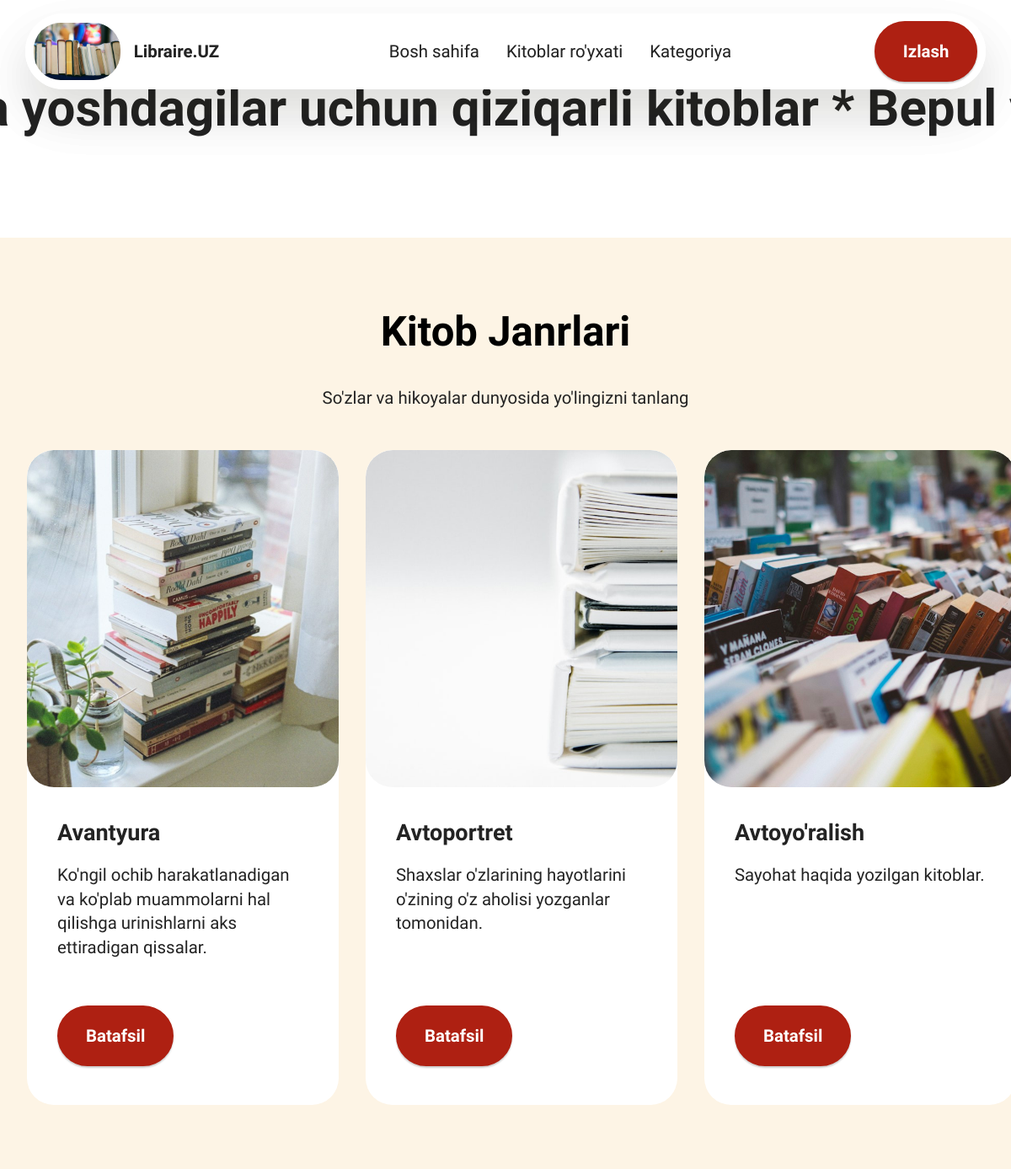
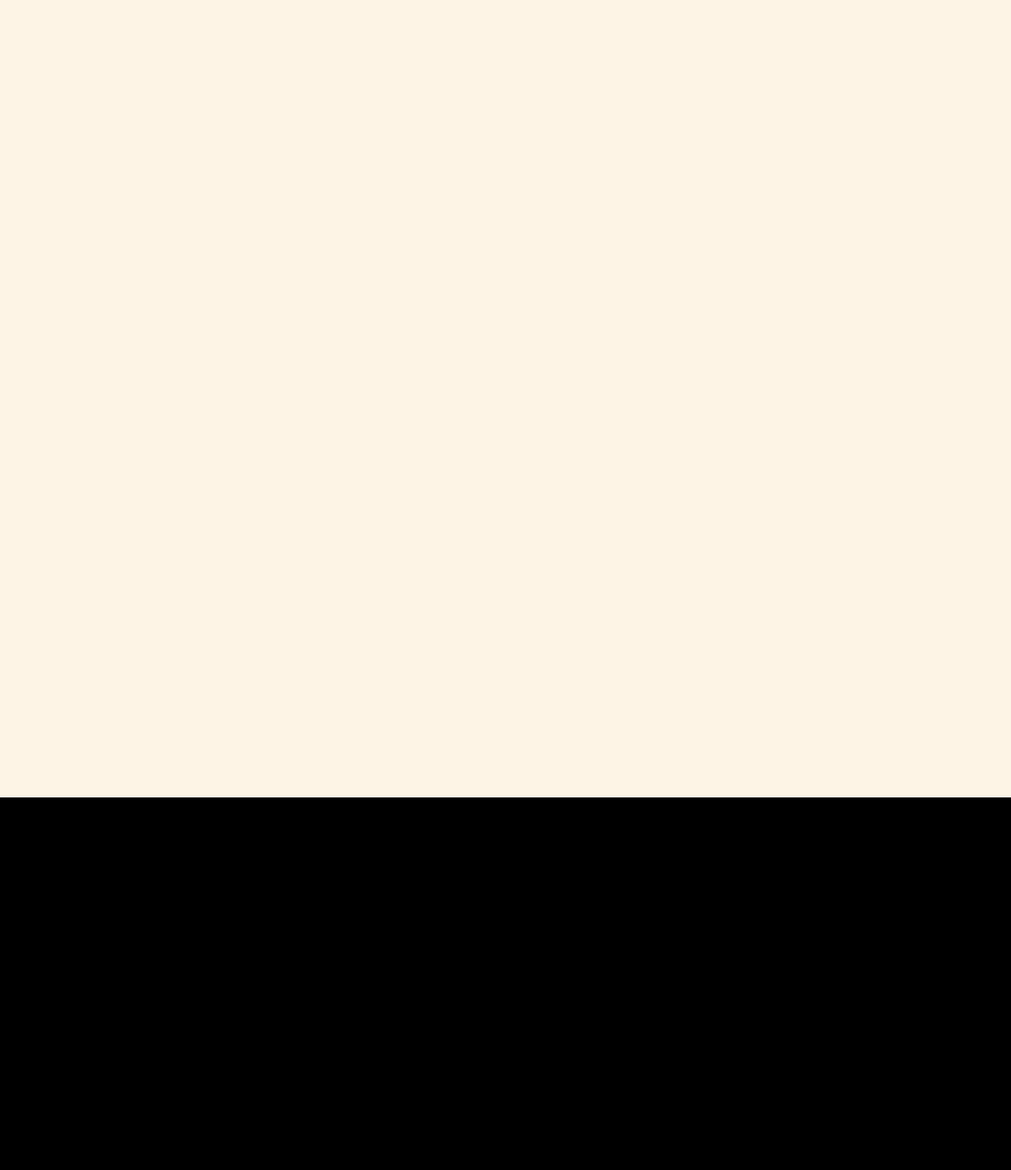
The page /category/ on the database its author committed (2 pictures, top to bottom).
### my_book/models.py (models this page shows, shortened)
class Category(models.Model):
    name = models.CharField(max_length=255)
    content = models.TextField(max_length=500)
    slug = models.SlugField(max_length=20, unique=True, db_index=True)
    photo=models.ImageField(upload_to='cat_photos/%Y/%m/%d', blank=True, default=None,null=True, verbose_name='Category_photo')
    class Meta:
        verbose_name = ("Kategoriya")
        verbose_name_plural = ("kategoriyalar")

### my_book/views.py (the view)
# urls.py: path('category/', views.category, name='category'),
def category(request):
    category=Category.objects.order_by('name')              #Category page kategoriyalar chop eshit uchun
    davlat=Country.objects.order_by('name')                 #Catergoriya page da  adabiyot turlari
    data = {
        'category':category,
        'davlat':davlat
    }
    return render(request, 'my_book/category_page.html', context=data)

### my_book/templates/my_book/category_page.html (shortened to what this page needs)
{% extends "base.html" %}
{% block content %}
{% include "includes/navbar.html" %}
{% include "includes/reklama.html" %}
{% load static %}
<section class="features_17 mbr-embla cid-u3wTNHed7H" id="features-17-u3wTNHed7H">
    <div class="position-relative">
        <div class="container-fluid">
            <div class="row justify-content-center">
                <div class="col-12 content-head">
                    <div class="mbr-section-head mb-5">
                        <h4 class="mbr-section-title mbr-fonts-style align-center mb-0 display-2">
                            <strong>Kitob Janrlari</strong>
                        </h4>
                        <h5 class="mbr-section-subtitle mbr-fonts-style align-center mb-0 mt-4 display-7">So'zlar va hikoyalar dunyosida yo'lingizni tanlang</h5>
                    </div>
                </div>
            </div>
        </div>
        <div class="embla" data-skip-snaps="true" data-align="center" data-contain-scroll="trimSnaps" data-auto-play-interval="5" data-draggable="true">
            <div class="embla__viewport container-fluid">
                <div class="embla__container">
                    {% for cat in category %}
                    <div class="embla__slide slider-image item" style="margin-left: 1rem; margin-right: 1rem;">
                        <div class="slide-content">
                            <div class="item-img">
                                <div class="item-wrapper">
                                    <img src="{{ cat.photo.url }}" data-slide-to="1" data-bs-slide-to="1">
                                </div>
                            </div>
                            <div class="item-content">
                                <h5 class="item-title mbr-fonts-style display-5">
                                    <strong>{{ cat.name }}</strong>
                                </h5>
                                <p class="mbr-text mbr-fonts-style mt-3 display-7">{{ cat.content }}</p>
                            </div>
                            <div class="mbr-section-btn item-footer mt-2"><a href="{% url 'janr' cat.slug %}" class="btn item-btn btn-primary display-7" target="_blank">Batafsil</a></div>
                        </div>
                    </div>
                    {% endfor %}
                </div>
            </div>
        </div>
    </div>
</section>
<section class="features_17 mbr-embla cid-u3wTNHed7H" id="features-17-u3wTNHed7H">
    <div class="position-relative">
        <div class="container-fluid">
            <div class="row justify-content-center">
                <div class="col-12 content-head">
                    <div class="mbr-section-head mb-5">
                    </div>
                </div>
            </div>
        </div>
        <div class="embla" data-skip-snaps="true" data-align="center" data-contain-scroll="trimSnaps" data-auto-play-interval="5" data-draggable="true">
            <div class="embla__viewport container-fluid">
                <div class="embla__container">
                </div>
            </div>
        </div>
    </div>
</section>
{% endblock content %}

### my_book/static/my_book/assets/theme/css/style.css (style rules this page uses)
section { background-color: #ffffff; }
body { font-style: normal; line-height: 1.5; font-weight: 400; color: #232323; position: relative; }
section, .container, .container-fluid { position: relative; word-wrap: break-word; }
a { font-style: normal; font-weight: 400; cursor: pointer; }
a, a:hover { text-decoration: none; }
.mbr-section-title { font-style: normal; line-height: 1.3; }
.mbr-section-subtitle { line-height: 1.3; }
.mbr-text { font-style: normal; line-height: 1.7; }
h1, h2, h3, h4, h5, h6, .display-1, .display-2, .display-4, .display-5, .display-7, span, p, a { line-height: 1; word-break: break-word; word-wrap: break-word; font-weight: 400; }
b, strong { font-weight: bold; }
section { background-position: 50% 50%; background-repeat: no-repeat; background-size: cover; }
.align-center { text-align: center; }
img, iframe { display: block; width: 100%; }
.mbr-section-btn { margin-left: -0.6rem; margin-right: -0.6rem; font-size: 0; }
.btn { font-weight: 600; border-width: 1px; font-style: normal; margin: 0.6rem 0.6rem; white-space: normal; transition: all 0.2s ease-in-out; display: inline-flex; align-items: center; justify-content: center; word-break: break-word; }
.row { display: -webkit-flex; -webkit-flex-wrap: wrap; }
.justify-content-center { -webkit-justify-content: center; }
html, body { height: auto; min-height: 100vh; }
.row > * { padding-right: 1rem; padding-left: 1rem; }
.mt-4 { margin-top: 2rem !important; }
.container, .container-fluid { padding-left: 16px; padding-right: 16px; }
.row { margin-left: -16px; margin-right: -16px; }
.row > [class*=col] { padding-left: 16px; padding-right: 16px; }
@media (min-width: 992px) { .container-fluid { padding-left: 32px; padding-right: 32px; } }
.item { position: relative; }

### my_book/static/my_book/assets/style.css (style rules this page uses)
.cid-u3wTNHed7H { padding-top: 5rem; padding-bottom: 5rem; background-color: transparent; }
.cid-u3wTNHed7H img, .cid-u3wTNHed7H .item-img { width: 100%; height: 100%; height: 400px; object-fit: cover; }
.cid-u3wTNHed7H .item-wrapper { position: relative; }
.cid-u3wTNHed7H .slide-content { position: relative; border-radius: 4px; background: #ffffff; height: 100%; display: flex; overflow: hidden; flex-flow: column nowrap; }
@media (min-width: 768px) { .cid-u3wTNHed7H .slide-content .item-content { padding: 2.25rem 2.25rem 0; } }
@media (min-width: 768px) { .cid-u3wTNHed7H .slide-content .item-footer { padding: 0 2.25rem 2.25rem; } }
.cid-u3wTNHed7H .mbr-section-btn { margin-top: auto !important; }
.cid-u3wTNHed7H .mbr-section-title { color: #000000; }
.cid-u3wTNHed7H .mbr-text, .cid-u3wTNHed7H .mbr-section-btn { text-align: left; }
.cid-u3wTNHed7H .item-title { text-align: left; }
.cid-u3wTNHed7H .embla__slide { display: flex; justify-content: center; position: relative; min-width: 370px; max-width: 370px; }
.cid-u3wTNHed7H .embla { position: relative; width: 100%; }
.cid-u3wTNHed7H .embla__viewport { overflow: hidden; width: 100%; }
.cid-u3wTNHed7H .embla__viewport.is-draggable { cursor: grab; }
.cid-u3wTNHed7H .embla__container { display: flex; user-select: none; -webkit-touch-callout: none; -khtml-user-select: none; -webkit-tap-highlight-color: transparent; }
.cid-u3wTNHed7H .content-head { max-width: 800px; }
body { font-family: "Titillium Web", sans-serif; font-weight: 400; font-size: 14px; min-width: 320px; position: relative; }
img { max-width: 100%; height: auto; }
a { text-decoration: none; color: black; }

### templates/base.html (style rules this page uses)
:root { --background: #FDF5E6; --dominant-color: #EE9B00; --primary-color: #AE2012; --secondary-color: #0A9396; --success-color: #20AC6B; --danger-color: #AE1E2C; --warning-color: #CC9900; --info-color: #0AA3C2; --background-text: #000000; --dominant-text: #000000; --primary-text: #FFFFFF; --secondary-text: #FFFFFF; --success-text: #FFFFFF; --danger-text: #FFFFFF; --warning-text: #000000; --info-text: #FFFFFF; }

### rows shown on the page
Category: photo (picture), name "Avantyura", content "Ko'ngil ochib harakatlanadigan va ko'plab muammolarni hal qilishga urinishlarni aks ettiradigan qissalar."
Category: photo (picture), name "Avtoportret", content "Shaxslar o'zlarining hayotlarini o'zining o'z aholisi yozganlar tomonidan."
Category: photo (picture), name "Avtoyo'ralish", content "Sayohat haqida yozilgan kitoblar."
